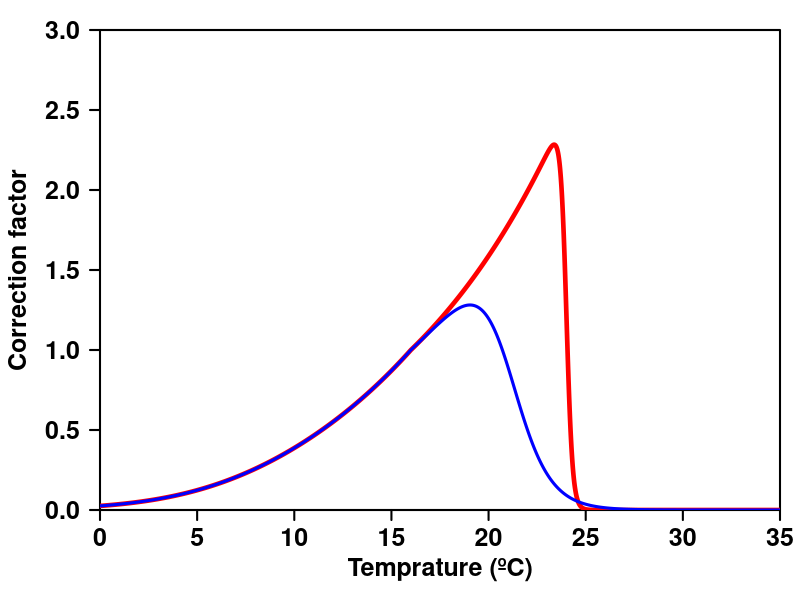

This figure's R source:
#=============================================================================#
# Name   : temp_range_Engraulis_ringens2curves
# Author : Jorge Flores-Valiente
# Date   : 
# Version:
# Aim    : calculate and plot the temperature correction curve of the DEB model
# URL    : 
#=============================================================================#
dirpath  <- 'C:/Users/jflores/Desktop/'
out_name <- 'curves2'

T_K    <- 273.15;     # Kelvin
T_ref  <- 16 + T_K;   # Kelvin
T_A    <- 9800

# Temperature range
Temp   <- seq(from = 0, to = 35, by = 0.01) + T_K; # Kelvin

text_size <- 1
#=============================================================================#
#===================== Do not change anything from here ======================#
#=============================================================================#
png(filename = paste0(dirpath, out_name, '.png'), width = 850, height = 550, res = 120)
par(mar = c(4.5,5,1.5,1))
plot(Temp, type = 'n', axes = F, xlab = '', ylab = '', xaxs = 'i', yaxs = 'i', xlim = c(0,35), ylim = c(0,3))
axis(1, font = 2, lwd.ticks = 2, cex = 2, cex.axis = 1.5)
axis(2, font = 2, lwd.ticks = 2, cex = 2, cex.axis = 1.5, las = 2)
box(lwd = 2)
mtext(side = 1, line = 2.5, font = 2, cex = 1.5, text = 'Temprature (ºC)')
mtext(side = 2, line = 3.5, font = 2, cex = 1.5, text = 'Correction factor')

#===== CURVA 1 =====#
# Parameters
T_L  <- 6 + T_K     # K Lower temp boundary
T_H  <- 24 + T_K    # K Upper temp boundary
T_A  <- T_A        # K Arrhenius temperature
T_AL <- 20000       # K Arrh. temp for lower boundary
T_AH <- 190000*3    # K Arrh. temp for upper boundary

s_A = exp(T_A/T_ref - T_A/Temp)  # Arrhenius factor

# 1-parameter correction factor
TC_1 = s_A

# 5-parameter correction factor
if(T_L > T_ref || T_H < T_ref){
  warning('Warning : invalid parameter combination, T_L > T_ref and/or T_H < T_ref\n')
}

s_L_ratio <- (1 + exp(T_AL/T_ref - T_AL/T_L)) / (1 + exp(T_AL/Temp - T_AL/T_L))
s_H_ratio <- (1 + exp(T_AH/T_H - T_AH/T_ref)) / (1 + exp(T_AH/T_H - T_AH/Temp))
TC_5      <- s_A * ((Temp <= T_ref) * s_L_ratio + (Temp > T_ref) * s_H_ratio)
TC_ring1 <- TC_5
lines(Temp - T_K, TC_5, lwd = 4.5, col = 'red')

# text(2.5, 2.8, adj = 0, font = 2, col = 'red', cex = text_size, bquote(paste('T'[L]*' = ',  .(T_L-T_K))))
# text(2.5, 2.5, adj = 0, font = 2, col = 'red', cex = text_size, bquote(paste('T'[H]*' = ',  .(T_H-T_K))))
# text(2.5, 2.2, adj = 0, font = 2, col = 'red', cex = text_size, bquote(paste('T'[A]*' = ',  .(T_A))))
# text(2.5, 1.9, adj = 0, font = 2, col = 'red', cex = text_size, bquote(paste('T'[AL]*' = ', .(T_AL))))
# text(2.5, 1.6, adj = 0, font = 2, col = 'red', cex = text_size, bquote(paste('T'[AH]*' = ', .(T_AH))))
# text(2.5, 1.3, adj = 0, font = 2, col = 'red', cex = text_size, bquote(paste('TC'[max]*' = ', .(Temp[which.max(TC_5)]-T_K))))

#===== CURVA 2 =====#
# Parameters
T_L  <- 6 + T_K     # K Lower temp boundary
T_H  <- 21 + T_K    # K Upper temp boundary
T_A  <- T_A        # K Arrhenius temperature
T_AL <- 20000       # K Arrh. temp for lower boundary
T_AH <- 190000/2    # K Arrh. temp for upper boundary

s_A = exp(T_A/T_ref - T_A/Temp)  # Arrhenius factor

# 1-parameter correction factor
TC_1 = s_A

# 5-parameter correction factor
if(T_L > T_ref || T_H < T_ref){
  warning('Warning : invalid parameter combination, T_L > T_ref and/or T_H < T_ref\n')
}

s_L_ratio <- (1 + exp(T_AL/T_ref - T_AL/T_L)) / (1 + exp(T_AL/Temp - T_AL/T_L))
s_H_ratio <- (1 + exp(T_AH/T_H - T_AH/T_ref)) / (1 + exp(T_AH/T_H - T_AH/Temp))
TC_5      <- s_A * ((Temp <= T_ref) * s_L_ratio + (Temp > T_ref) * s_H_ratio)
TC_ring2 <- TC_5
lines(Temp - T_K, TC_5, lwd = 3.0, col = 'blue')

# text(27, 2.8, adj = 0, font = 2, col = 'blue', cex = text_size, bquote(paste('T'[L]*' = ',  .(T_L-T_K))))
# text(27, 2.5, adj = 0, font = 2, col = 'blue', cex = text_size, bquote(paste('T'[H]*' = ',  .(T_H-T_K))))
# text(27, 2.2, adj = 0, font = 2, col = 'blue', cex = text_size, bquote(paste('T'[A]*' = ',  .(T_A))))
# text(27, 1.9, adj = 0, font = 2, col = 'blue', cex = text_size, bquote(paste('T'[AL]*' = ', .(T_AL))))
# text(27, 1.6, adj = 0, font = 2, col = 'blue', cex = text_size, bquote(paste('T'[AH]*' = ', .(T_AH))))
# text(27, 1.3, adj = 0, font = 2, col = 'blue', cex = text_size, bquote(paste('TC'[max]*' = ', .(Temp[which.max(TC_5)]-T_K))))

dev.off()
#=============================================================================#
# END OF PROGRAM
#=============================================================================#